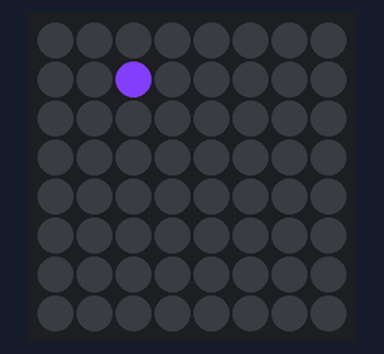
Simulated run of this program. Board: Raspberry Pi (BCM pin numbers) with a Sense HAT. On the bench: the Sense HAT's 8×8 RGB LED matrix. Random numbers come from a fixed seed.

Above: at 0.17 s.
At 5.03 s:
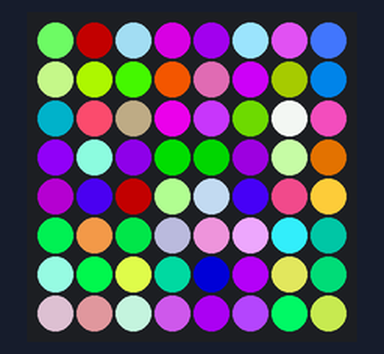
At 10.2 s:
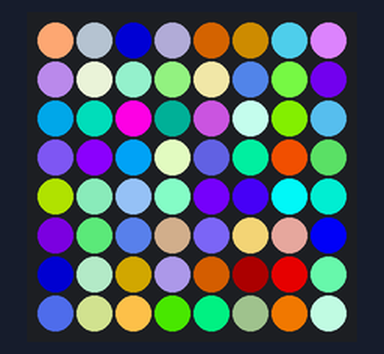
At 20.23 s:
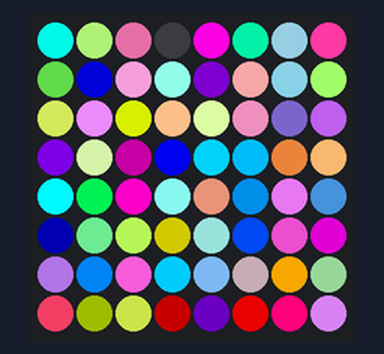
At 21.45 s:
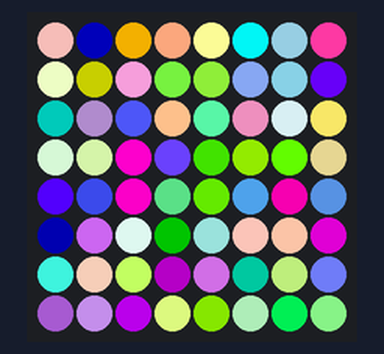
At 39.69 s:
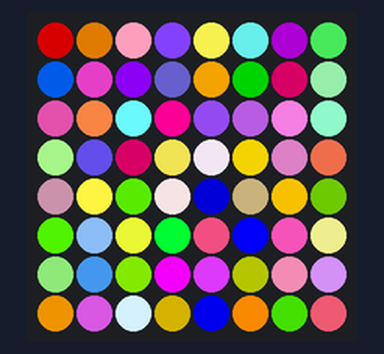

The program:

random_sparkles.py
```python
from sense_hat import SenseHat
from random import randint
from time import sleep

sensor = SenseHat()

while True:
    x = randint(0, 7)
    y = randint(0, 7)
    r = randint(0, 255)
    g = randint(0, 255)
    b = randint(0, 255)
    sensor.set_pixel(x, y, r, g, b)
    sleep(0.01)
```
